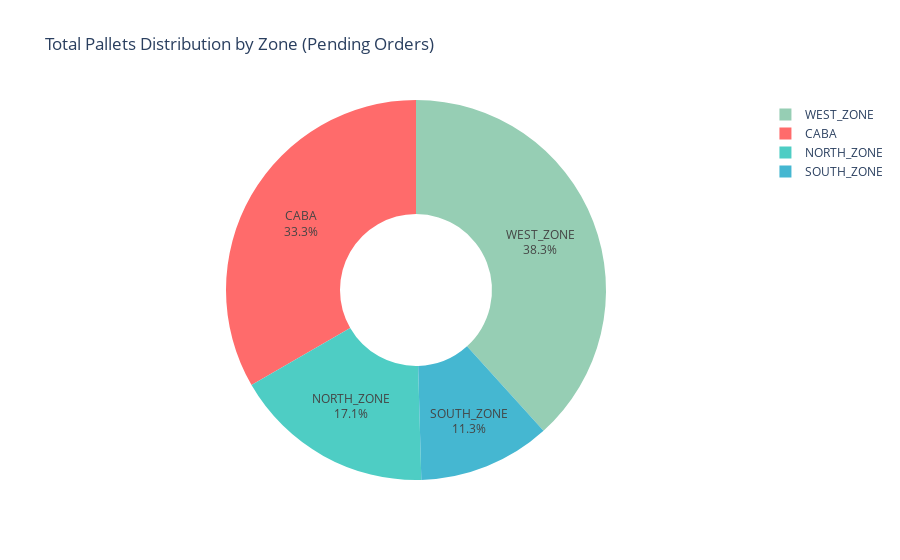

Source (notebook cell):
### Code cell
# Chart 2: Pallets Distribution by Zone
fig = px.pie(
    orders_by_zone,
    values="total_pallets",
    names="zone",
    color="zone",
    color_discrete_map=zone_color_map,
    title="Total Pallets Distribution by Zone (Pending Orders)",
    hole=0.4
)
fig.update_traces(textposition="inside", textinfo="percent+label")
fig.show()

### Figure 1 — Plotly figure (JSON) as saved in the notebook; plotly's stock layout.template omitted (floating-point values rounded to 4 significant figures)
{"data": [{"customdata": [["CABA"], ["NORTH_ZONE"], ["SOUTH_ZONE"], ["WEST_ZONE"]], "domain": {"x": [0, 1], "y": [0, 1]}, "hole": 0.4, "hovertemplate": "zone=%{customdata[0]}<br>total_pallets=%{value}<extra></extra>", "labels": ["CABA", "NORTH_ZONE", "SOUTH_ZONE", "WEST_ZONE"], "legendgroup": "", "marker": {"colors": ["#FF6B6B", "#4ECDC4", "#45B7D1", "#96CEB4"]}, "name": "", "showlegend": true, "textinfo": "percent+label", "textposition": "inside", "type": "pie", "values": [23.86, 12.24, 8.06, 27.4]}], "layout": {"legend": {"tracegroupgap": 0}, "title": {"text": "Total Pallets Distribution by Zone (Pending Orders)"}}}
